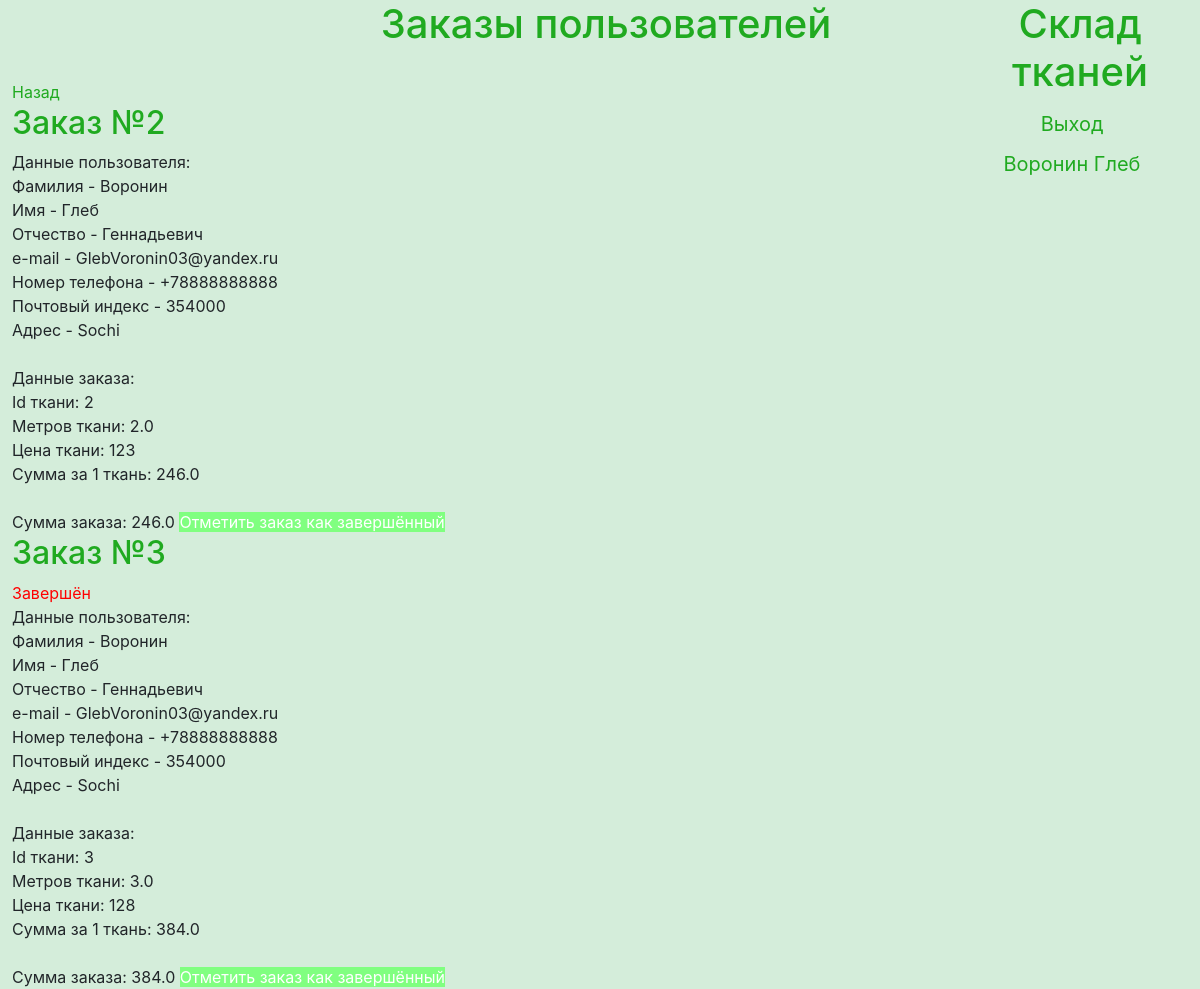
Page /user_orders (signed in) on the committed database.
### data/models/users.py (models this page shows, shortened)
class User(SqlAlchemyBase, UserMixin, SerializerMixin):
    __tablename__ = 'users'
    id = sqlalchemy.Column(sqlalchemy.Integer, primary_key=True, autoincrement=True)
    surname = sqlalchemy.Column(sqlalchemy.String, nullable=False)
    name = sqlalchemy.Column(sqlalchemy.String, nullable=False)
    middle_name = sqlalchemy.Column(sqlalchemy.String, nullable=True)
    email = sqlalchemy.Column(sqlalchemy.String, unique=True, nullable=False)
    phone_number = sqlalchemy.Column(sqlalchemy.String, unique=True, nullable=True)
    address = sqlalchemy.Column(sqlalchemy.String)
    postal_code = sqlalchemy.Column(sqlalchemy.String)
    hashed_password = sqlalchemy.Column(sqlalchemy.String, nullable=False)
    register_date = sqlalchemy.Column(sqlalchemy.Date)  # datetime.date()
    order_id = sqlalchemy.Column(sqlalchemy.ForeignKey('order.id'))
    order = orm.relation('Order')
    favourite_id = sqlalchemy.Column(sqlalchemy.ForeignKey('favourites.id'))
    favourites = orm.relation('FavouriteItems')
    account_type = sqlalchemy.Column(sqlalchemy.String(100), default='Участник')

### data/models/orders.py (models this page shows)
class Order(SqlAlchemyBase, SerializerMixin):
    __tablename__ = 'order'
    id = sqlalchemy.Column(sqlalchemy.Integer, primary_key=True, autoincrement=True)
    user = orm.relation('User', back_populates='order')
    items_id = sqlalchemy.Column(sqlalchemy.String)
    is_finished = sqlalchemy.Column(sqlalchemy.Boolean, nullable=False)
    status = sqlalchemy.Column(sqlalchemy.String, nullable=False)

### main.py (the view)
@login_required
@administrator_required
@app.route('/user_orders')
def view_user_orders():
    session = db_session.create_session()
    orders = session.query(Order).filter(Order.status.startswith('ожидает отправки,')).all()
    user_data = {order.id: session.query(User).filter(User.id == order.status.split('==')[1]).first()
                 for order in orders}
    return render_template('view_user_orders.html', orders=orders, user_data=user_data)

### data/db_session.py (called while the page is built)
def create_session() -> Session:
    global __factory
    return __factory()

### main.py (called while the page is built)
@login_manager.user_loader
def load_user(user_id):
    session = db_session.create_session()
    return session.query(User).get(user_id)

### templates/view_user_orders.html
{% extends "base.html" %}
{% block main %}
<h1 align="center">Заказы пользователей</h1><br>
<a class="buttons" href='/'>Назад</a><br>
{% for order in orders %}
<div id="Order">
<h2>Заказ №{{ order.id }}</h2>
    {% if order.is_finished %}
    <font style="color: #ff0000;">Завершён</font><br>
    {% endif %}
    Данные пользователя:<br>
    Фамилия - {{ user_data[order.id].surname }}<br>
    Имя - {{ user_data[order.id].name }}<br>
    Отчество - {{ user_data[order.id].middle_name }}<br>
    e-mail - {{ user_data[order.id].email }}<br>
    Номер телефона - {{ user_data[order.id].phone_number }}<br>
    Почтовый индекс - {{ user_data[order.id].postal_code }}<br>
    Адрес - {{ user_data[order.id].address }}<br>
    <br>
    Данные заказа:<br>
    {% for item in order.items_id.split(";") %}
    {% if not loop.last %}
    Id ткани: {{ item.split("/")[0] }}<br>
    Метров ткани: {{ item.split("/")[1] }}<br>
    Цена ткани: {{ item.split("/")[2] }}<br>
    Сумма за 1 ткань: {{ item.split("/")[3] }}<br>
    <br>
    {% else %}
    Сумма заказа: {{ item }}
    {% endif %}
    {% endfor %}
    <a class="btn-primary" href="/order_finish/{{ order.id }}">Отметить заказ как завершённый</a>
</div>
{% endfor %}
{% endblock %}

### templates/base.html
{% extends "base_without_auth_block.html" %}
{% block authorization %}
<div class="container text-center" id="auth_block">
    <div align="center">
        <h1>Склад тканей</h1>
        {% if current_user.is_authenticated %}
        <a class="navbar-brand" href="/logout">Выход</a>
        <a class="navbar-brand" href="/order">{{ current_user.surname }} {{ current_user.name }}</a>
        {% else %}
        <p>
            <a class="btn btn-primary " id="register" href="/register">Зарегистрироваться</a>
            <a class="btn btn-success" id="login" href="/login">Войти</a>
        </p>
        {% endif %}
    </div>
</div>
{% endblock %}

### static/css/style_v40.css (style rules this page uses)
body { background-color: #d4edda; margin-left: 1%; }
#auth_block { width: 20%; position: absolute; right: 0; }
h1 { color: #20aa20; }
h2 { color: #20aa20; }
a { color: #20aa20; cursor: pointer; text-decoration: none; }
.btn-primary { background-color: #80ff80; }

### rows in the picture
User: surname "Воронин", name "Глеб", middle_name "Геннадьевич", email "GlebVoronin03@yandex.ru", phone_number "+78888888888", postal_code "354000", address "Sochi"
Order: id "2", item "2", item "2.0", item "123", item "246.0", item "246.0"
Order: id "3", is_finished "Завершён", id.email "GlebVoronin03@yandex.ru", item "3", item "3.0", item "128", item "384.0", item "384.0"
